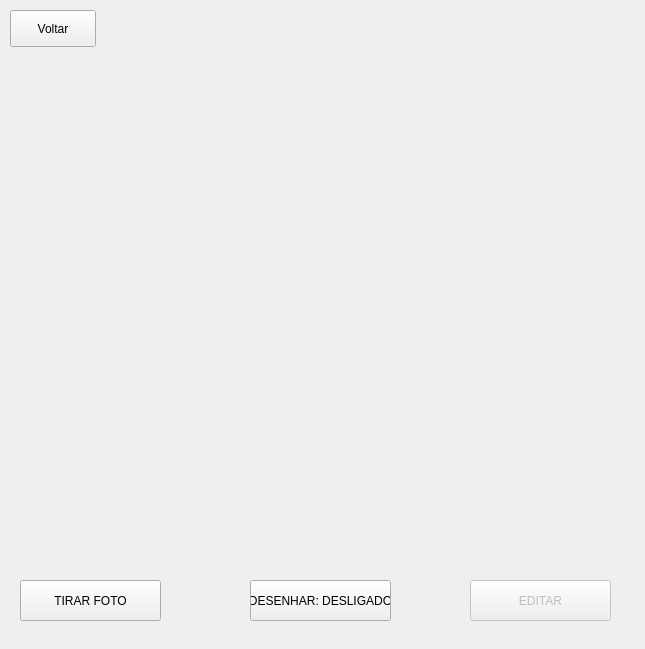
<?xml version="1.0" encoding="UTF-8"?>
<ui version="4.0">
 <class>Form</class>
 <widget class="QWidget" name="Form">
  <property name="geometry">
   <rect>
    <x>0</x>
    <y>0</y>
    <width>645</width>
    <height>649</height>
   </rect>
  </property>
  <property name="windowTitle">
   <string>Cam view</string>
  </property>
  <widget class="QPushButton" name="control_bt">
   <property name="geometry">
    <rect>
     <x>20</x>
     <y>580</y>
     <width>141</width>
     <height>41</height>
    </rect>
   </property>
   <property name="text">
    <string>TIRAR FOTO</string>
   </property>
  </widget>
  <widget class="QPushButton" name="editar">
   <property name="enabled">
    <bool>false</bool>
   </property>
   <property name="geometry">
    <rect>
     <x>470</x>
     <y>580</y>
     <width>141</width>
     <height>41</height>
    </rect>
   </property>
   <property name="text">
    <string>EDITAR</string>
   </property>
  </widget>
  <widget class="QLabel" name="image_label">
   <property name="geometry">
    <rect>
     <x>0</x>
     <y>50</y>
     <width>651</width>
     <height>511</height>
    </rect>
   </property>
   <property name="text">
    <string/>
   </property>
  </widget>
  <widget class="QPushButton" name="voltar">
   <property name="geometry">
    <rect>
     <x>10</x>
     <y>10</y>
     <width>86</width>
     <height>37</height>
    </rect>
   </property>
   <property name="text">
    <string>Voltar</string>
   </property>
  </widget>
  <widget class="QPushButton" name="desenhar">
   <property name="geometry">
    <rect>
     <x>250</x>
     <y>580</y>
     <width>141</width>
     <height>41</height>
    </rect>
   </property>
   <property name="text">
    <string>DESENHAR: DESLIGADO</string>
   </property>
  </widget>
 </widget>
 <resources/>
 <connections/>
</ui>
